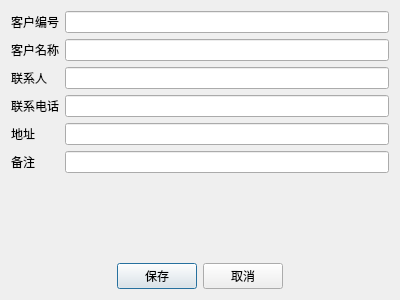
<?xml version="1.0" encoding="UTF-8"?>
<ui version="4.0">
 <class>CustomerEditDialog</class>
 <widget class="QDialog" name="CustomerEditDialog">
  <property name="geometry">
   <rect>
    <x>0</x>
    <y>0</y>
    <width>400</width>
    <height>300</height>
   </rect>
  </property>
  <property name="windowTitle">
   <string>Dialog</string>
  </property>
  <layout class="QGridLayout" name="gridLayout">
   <item row="0" column="0">
    <widget class="QLabel" name="label">
     <property name="text">
      <string>客户编号</string>
     </property>
    </widget>
   </item>
   <item row="2" column="0">
    <widget class="QLabel" name="label_3">
     <property name="text">
      <string>联系人</string>
     </property>
    </widget>
   </item>
   <item row="5" column="0">
    <widget class="QLabel" name="label_5">
     <property name="text">
      <string>备注</string>
     </property>
    </widget>
   </item>
   <item row="1" column="1">
    <widget class="QLineEdit" name="editCustName"/>
   </item>
   <item row="0" column="1">
    <widget class="QLineEdit" name="editCustCode"/>
   </item>
   <item row="1" column="0">
    <widget class="QLabel" name="label_2">
     <property name="text">
      <string>客户名称</string>
     </property>
    </widget>
   </item>
   <item row="3" column="1">
    <widget class="QLineEdit" name="editPhone"/>
   </item>
   <item row="4" column="1">
    <widget class="QLineEdit" name="editAddress"/>
   </item>
   <item row="2" column="1">
    <widget class="QLineEdit" name="editContact"/>
   </item>
   <item row="3" column="0">
    <widget class="QLabel" name="label_6">
     <property name="text">
      <string>联系电话</string>
     </property>
    </widget>
   </item>
   <item row="4" column="0">
    <widget class="QLabel" name="label_4">
     <property name="text">
      <string>地址</string>
     </property>
    </widget>
   </item>
   <item row="7" column="0" colspan="2">
    <layout class="QHBoxLayout" name="horizontalLayout">
     <item>
      <spacer name="horizontalSpacer">
       <property name="orientation">
        <enum>Qt::Orientation::Horizontal</enum>
       </property>
       <property name="sizeHint" stdset="0">
        <size>
         <width>40</width>
         <height>20</height>
        </size>
       </property>
      </spacer>
     </item>
     <item>
      <widget class="QPushButton" name="btnSave">
       <property name="text">
        <string>保存</string>
       </property>
      </widget>
     </item>
     <item>
      <widget class="QPushButton" name="btnCancel">
       <property name="text">
        <string>取消</string>
       </property>
      </widget>
     </item>
     <item>
      <spacer name="horizontalSpacer_2">
       <property name="orientation">
        <enum>Qt::Orientation::Horizontal</enum>
       </property>
       <property name="sizeHint" stdset="0">
        <size>
         <width>40</width>
         <height>20</height>
        </size>
       </property>
      </spacer>
     </item>
    </layout>
   </item>
   <item row="5" column="1">
    <widget class="QLineEdit" name="editRemark"/>
   </item>
   <item row="6" column="0">
    <spacer name="verticalSpacer">
     <property name="orientation">
      <enum>Qt::Orientation::Vertical</enum>
     </property>
     <property name="sizeHint" stdset="0">
      <size>
       <width>20</width>
       <height>40</height>
      </size>
     </property>
    </spacer>
   </item>
  </layout>
 </widget>
 <resources/>
 <connections/>
</ui>
